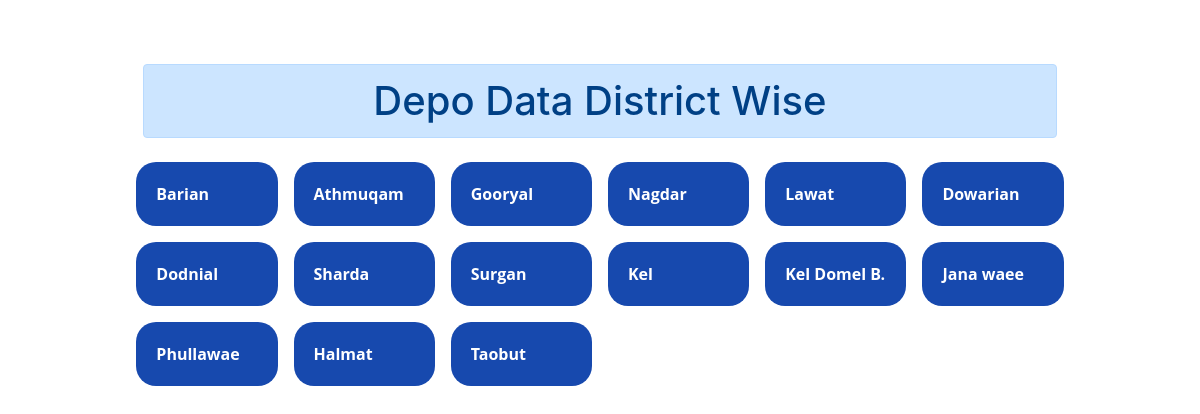
/lists/councils.php?dd=1, run on the app's committed database.
### tables this page shows
CREATE TABLE `depos` (
  `id` int(11) NOT NULL,
  `depo_name` varchar(255) NOT NULL,
  `division_id` int(11) NOT NULL,
  `district_id` int(11) NOT NULL,
  `mill_id` int(11) NOT NULL
);

### lists/councils.php (the view, shortened to what this page needs)
<!DOCTYPE html>
<html>
<head>
  <link rel="stylesheet" href="https://maxcdn.bootstrapcdn.com/bootstrap/4.5.2/css/bootstrap.min.css">
  <link rel="stylesheet" href=" https://cdn.datatables.net/1.13.6/css/dataTables.bootstrap4.min.css">
</head>
<?php
include_once '../conn.php';
$districtId = $_GET['dd'] ?? null;
$sql = "SELECT * FROM depos WHERE district_id = $districtId";
$councils = $conn->query($sql);
?>
<body>
  <div class="container-fluid p-5">
    <div class="row">
  <div class="col-sm-12 p-3">
    <div class="row">
         <div class="col-lg-10 mx-auto">
         <h1 class=" text-center h1 alert alert-primary">Depo Data District Wise</h1>
         </div>
      <div class="col-lg-10 mx-auto">
 <div class="row filter-result">
<?php
         while ($row_d = $councils->fetch_assoc())  { ?>
              <div class="col-sm-2 p-2">
                    <a href="https://foodsurvey.ajk.gov.pk/public/portal/set_villages.php?depo=<?php echo $row_d["id"]; ?>" target="_blank">
                   <div class="bg">
                <?php echo $row_d["depo_name"]; ?>
              </div>
              </a>
             </div>
            <?php
            }
?>
 </div>
      </div>
    </div>
  </div>
  </div>
</body>
</html>

### lists/councils.php (style rules this page uses)
.bg { padding: 20px; justify-content: center; background: #1749ae ; font-family: "Open Sans", sans-serif; color: #fff; font-size: 16px; font-weight: 700; flex: 1; border-radius: 20px; }

### data on the page
depos: depo_name "Barian"
depos: depo_name "Athmuqam"
depos: depo_name "Gooryal"
depos: depo_name "Nagdar"
depos: depo_name "Lawat"
depos: depo_name "Dowarian"
depos: depo_name "Dodnial"
depos: depo_name "Sharda"
depos: depo_name "Surgan"
depos: depo_name "Kel"
depos: depo_name "Kel Domel B."
depos: depo_name "Jana waee"
depos: depo_name "Phullawae"
depos: depo_name "Halmat"
depos: depo_name "Taobut"
